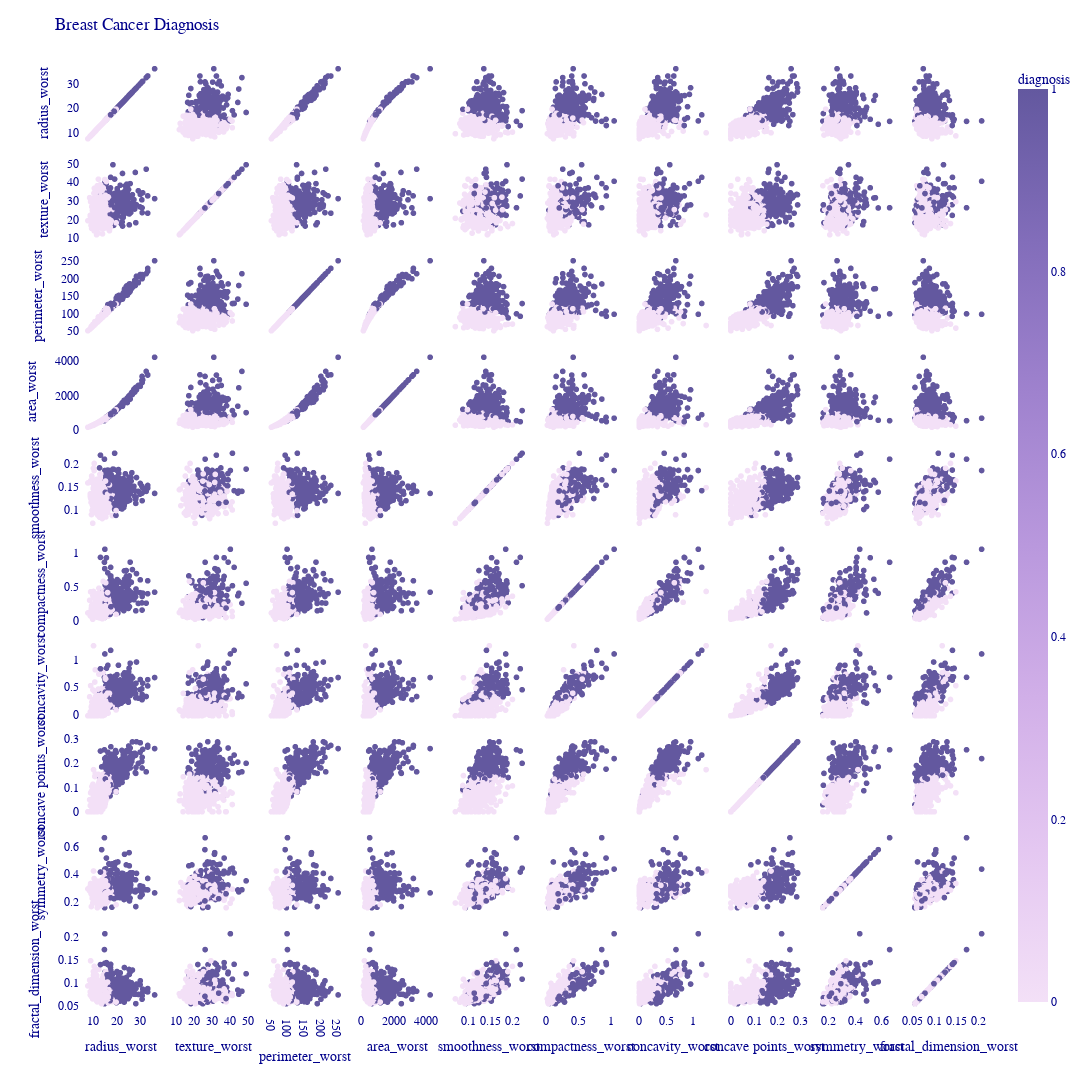

Notebook cell for this chart:
### Code cell
fig = px.scatter_matrix(df,
    dimensions=['radius_worst', 'texture_worst',
       'perimeter_worst', 'area_worst', 'smoothness_worst',
       'compactness_worst', 'concavity_worst', 'concave points_worst',
       'symmetry_worst', 'fractal_dimension_worst'],
    color="diagnosis", 
    color_continuous_scale="Purp")

fig.update_layout(
    title=dict(text='Breast Cancer Diagnosis'),
    width=2000,
    height=2000,
    font=dict(
        family="Arial, Courier New, monospace",  # font family
        size=12,                                 # font size (pixels)
        color="darkblue"                         # font color
    ),
    plot_bgcolor='white'
)

fig.show()

### Figure 1 — Plotly figure (JSON) as saved in the notebook; plotly's stock layout.template omitted (floating-point values rounded to 4 significant figures; data arrays with more than 128 entries replaced by an {"elided": "..."} marker saying what was removed)
{"data": [{"dimensions": [{"axis": {"matches": true}, "label": "radius_worst", "values": {"elided": "569 float values"}}, {"axis": {"matches": true}, "label": "texture_worst", "values": {"elided": "569 float values"}}, {"axis": {"matches": true}, "label": "perimeter_worst", "values": {"elided": "569 float values"}}, {"axis": {"matches": true}, "label": "area_worst", "values": {"elided": "569 float values"}}, {"axis": {"matches": true}, "label": "smoothness_worst", "values": {"elided": "569 float values"}}, {"axis": {"matches": true}, "label": "compactness_worst", "values": {"elided": "569 float values"}}, {"axis": {"matches": true}, "label": "concavity_worst", "values": {"elided": "569 float values"}}, {"axis": {"matches": true}, "label": "concave points_worst", "values": {"elided": "569 float values"}}, {"axis": {"matches": true}, "label": "symmetry_worst", "values": {"elided": "569 float values"}}, {"axis": {"matches": true}, "label": "fractal_dimension_worst", "values": {"elided": "569 float values"}}], "hovertemplate": "%{xaxis.title.text}=%{x}<br>%{yaxis.title.text}=%{y}<br>diagnosis=%{marker.color}<extra></extra>", "legendgroup": "", "marker": {"color": {"elided": "569 int values"}, "coloraxis": "coloraxis", "symbol": "circle"}, "name": "", "showlegend": false, "type": "splom"}], "layout": {"coloraxis": {"colorbar": {"title": {"text": "diagnosis"}}, "colorscale": [[0, "rgb(243, 224, 247)"], [0.1667, "rgb(228, 199, 241)"], [0.3333, "rgb(209, 175, 232)"], [0.5, "rgb(185, 152, 221)"], [0.6667, "rgb(159, 130, 206)"], [0.8333, "rgb(130, 109, 186)"], [1, "rgb(99, 88, 159)"]]}, "dragmode": "select", "font": {"color": "darkblue", "family": "Arial, Courier New, monospace", "size": 12}, "height": 2000, "legend": {"tracegroupgap": 0}, "margin": {"t": 60}, "plot_bgcolor": "white", "title": {"text": "Breast Cancer Diagnosis"}, "width": 2000}}
